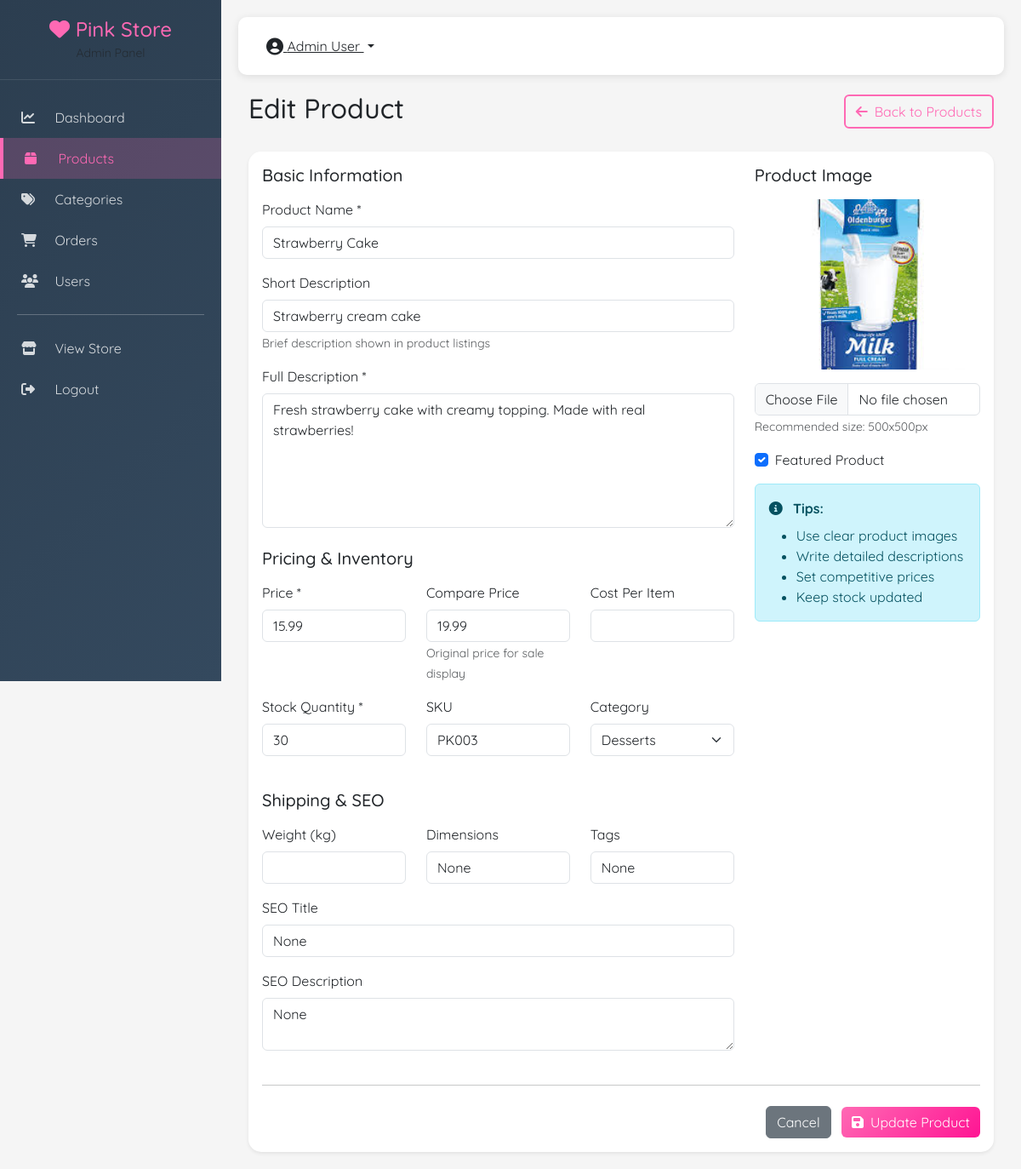
The app's page /admin/product/3/edit (signed in) with its own data.
### models.py (models this page shows)
class User(UserMixin):
    pass

class Product:
    pass

class Category:
    pass

### admin_routes.py (the view, shortened to what this page needs)
    @app.route('/admin/product/<int:product_id>/edit', methods=['GET', 'POST'])
    @login_required
    def admin_product_edit(product_id):
        if not current_user.is_admin:
            return redirect(url_for('index'))
        product = Product.query.get_or_404(product_id)
        categories = Category.query.all()
        return render_template('admin/product_form.html', categories=categories, product=product)

### templates/admin/product_form.html (shortened to what this page needs)
{% extends 'admin/base_admin.html' %}
{% block admin_content %}
<div class="container-fluid">
    <div class="d-flex justify-content-between align-items-center mb-4">
        <h2>{{ 'Edit' if product else 'Add New' }} Product</h2>
        <a href="{{ url_for('admin_products') }}" class="btn btn-outline-pink">
            <i class="fas fa-arrow-left me-2"></i>Back to Products
        </a>
    </div>
    <div class="card border-0 shadow-sm">
        <div class="card-body">
            <form method="POST" enctype="multipart/form-data">
                <div class="row">
                    <div class="col-md-8">
                        <h5 class="mb-3">Basic Information</h5>
                        <div class="mb-3">
                            <label class="form-label">Product Name *</label>
                            <input type="text" name="name" class="form-control" value="{{ product.name if product else '' }}" required>
                        </div>
                        <div class="mb-3">
                            <label class="form-label">Short Description</label>
                            <input type="text" name="short_description" class="form-control" value="{{ product.short_description if product else '' }}">
                            <small class="text-muted">Brief description shown in product listings</small>
                        </div>
                        <div class="mb-3">
                            <label class="form-label">Full Description *</label>
                            <textarea name="description" class="form-control" rows="6" required>{{ product.description if product else '' }}</textarea>
                        </div>
                        <h5 class="mb-3 mt-4">Pricing & Inventory</h5>
                        <div class="row">
                            <div class="col-md-4">
                                <div class="mb-3">
                                    <label class="form-label">Price *</label>
                                    <input type="number" step="0.01" name="price" class="form-control" value="{{ product.price if product else '' }}" required>
                                </div>
                            </div>
                            <div class="col-md-4">
                                <div class="mb-3">
                                    <label class="form-label">Compare Price</label>
                                    <input type="number" step="0.01" name="compare_price" class="form-control" value="{{ product.compare_price if product else '' }}">
                                    <small class="text-muted">Original price for sale display</small>
                                </div>
                            </div>
                            <div class="col-md-4">
                                <div class="mb-3">
                                    <label class="form-label">Cost Per Item</label>
                                    <input type="number" step="0.01" name="cost_per_item" class="form-control" value="{{ product.cost_per_item if product else '' }}">
                                </div>
                            </div>
                        </div>
                        <div class="row">
                            <div class="col-md-4">
                                <div class="mb-3">
                                    <label class="form-label">Stock Quantity *</label>
                                    <input type="number" name="stock" class="form-control" value="{{ product.stock if product else '0' }}" required>
                                </div>
                            </div>
                            <div class="col-md-4">
                                <div class="mb-3">
                                    <label class="form-label">SKU</label>
                                    <input type="text" name="sku" class="form-control" value="{{ product.sku if product else '' }}">
                                </div>
                            </div>
                            <div class="col-md-4">
                                <div class="mb-3">
                                    <label class="form-label">Category</label>
                                    <select name="category_id" class="form-select">
                                        {% for cat in categories %}
                                        <option value="{{ cat.id }}" {% if product and product.category_id == cat.id %}selected{% endif %}>
                                            {{ cat.name }}
                                        </option>
                                        {% endfor %}
                                    </select>
                                </div>
                            </div>
                        </div>
                        <h5 class="mb-3 mt-4">Shipping & SEO</h5>
                        <div class="row">
                            <div class="col-md-4">
                                <div class="mb-3">
                                    <label class="form-label">Weight (kg)</label>
                                    <input type="number" step="0.01" name="weight" class="form-control" value="{{ product.weight if product else '' }}">
                                </div>
                            </div>
                            <div class="col-md-4">
                                <div class="mb-3">
                                    <label class="form-label">Dimensions</label>
                                    <input type="text" name="dimensions" class="form-control" placeholder="L x W x H" value="{{ product.dimensions if product else '' }}">
                                </div>
                            </div>
                            <div class="col-md-4">
                                <div class="mb-3">
                                    <label class="form-label">Tags</label>
                                    <input type="text" name="tags" class="form-control" placeholder="comma,separated,tags" value="{{ product.tags if product else '' }}">
                                </div>
                            </div>
                        </div>
                        <div class="mb-3">
                            <label class="form-label">SEO Title</label>
                            <input type="text" name="seo_title" class="form-control" value="{{ product.seo_title if product else '' }}">
                        </div>
                        <div class="mb-3">
                            <label class="form-label">SEO Description</label>
                            <textarea name="seo_description" class="form-control" rows="2">{{ product.seo_description if product else '' }}</textarea>
                        </div>
                    </div>
                    <div class="col-md-4">
                        <h5 class="mb-3">Product Image</h5>
                        <div class="mb-3">
                            {% if product and product.image %}
                            <img src="{{ product.image_url }}" class="img-fluid rounded mb-3" style="max-height: 200px; width: 100%; object-fit: cover;">
                            {% endif %}
                            <input type="file" name="image" class="form-control" accept="image/*">
                            <small class="text-muted">Recommended size: 500x500px</small>
                        </div>
                        <div class="mb-3">
                            <div class="form-check">
                                <input type="checkbox" name="is_featured" class="form-check-input" id="is_featured" {% if product and product.is_featured %}checked{% endif %}>
                                <label class="form-check-label" for="is_featured">Featured Product</label>
                            </div>
                        </div>
                        <div class="alert alert-info mt-3">
                            <i class="fas fa-info-circle me-2"></i>
                            <strong>Tips:</strong>
                            <ul class="mb-0 mt-2">
                                <li>Use clear product images</li>
                                <li>Write detailed descriptions</li>
                                <li>Set competitive prices</li>
                                <li>Keep stock updated</li>
                            </ul>
                        </div>
                    </div>
                </div>
                <hr class="my-4">
                <div class="text-end">
                    <a href="{{ url_for('admin_products') }}" class="btn btn-secondary me-2">Cancel</a>
                    <button type="submit" class="btn btn-pink">
                        <i class="fas fa-save me-2"></i>{{ 'Update' if product else 'Create' }} Product
                    </button>
                </div>
            </form>
        </div>
    </div>
</div>
{% endblock %}

### templates/admin/base_admin.html (shortened to what this page needs)
<!DOCTYPE html>
<html lang="en">
<head>
    <link href="https://cdn.jsdelivr.net/npm/bootstrap@5.3.0/dist/css/bootstrap.min.css" rel="stylesheet">
    <link rel="stylesheet" href="https://cdnjs.cloudflare.com/ajax/libs/font-awesome/6.4.0/css/all.min.css">
</head>
<body>
    <div class="admin-sidebar" id="sidebar">
        <div class="sidebar-header">
            <h4><i class="fas fa-heart"></i> Pink Store</h4>
            <small class="text-muted">Admin Panel</small>
        </div>
        <div class="sidebar-menu">
            <a href="{{ url_for('admin_dashboard') }}" class="menu-item {% if request.endpoint == 'admin_dashboard' %}active{% endif %}">
                <i class="fas fa-chart-line"></i> Dashboard
            </a>
            <a href="{{ url_for('admin_products') }}" class="menu-item {% if request.endpoint in ['admin_products', 'admin_product_create', 'admin_product_edit'] %}active{% endif %}">
                <i class="fas fa-box"></i> Products
            </a>
            <a href="{{ url_for('admin_categories') }}" class="menu-item {% if request.endpoint in ['admin_categories'] %}active{% endif %}">
                <i class="fas fa-tags"></i> Categories
            </a>
            <a href="{{ url_for('admin_orders') }}" class="menu-item {% if request.endpoint in ['admin_orders', 'admin_order_detail'] %}active{% endif %}">
                <i class="fas fa-shopping-cart"></i> Orders
            </a>
            <a href="{{ url_for('admin_users') }}" class="menu-item {% if request.endpoint == 'admin_users' %}active{% endif %}">
                <i class="fas fa-users"></i> Users
            </a>
            <hr style="margin: 15px 20px; background: rgba(255,255,255,0.1);">
            <a href="{{ url_for('index') }}" class="menu-item">
                <i class="fas fa-store"></i> View Store
            </a>
            <a href="{{ url_for('admin_logout') }}" class="menu-item">
                <i class="fas fa-sign-out-alt"></i> Logout
            </a>
        </div>
    </div>
    <div class="admin-content">
        <div class="admin-navbar d-flex justify-content-between align-items-center">
            <div class="d-flex align-items-center">
                <div class="dropdown">
                    <button class="btn btn-link text-dark dropdown-toggle" data-bs-toggle="dropdown">
                        <i class="fas fa-user-circle fa-lg"></i> {{ current_user.full_name }}
                    </button>
                </div>
            </div>
        </div>
        {% block admin_content %}{% endblock %}
    </div>
</body>
</html>

### templates/admin/base_admin.html (style rules this page uses)
:root { --primary-pink: #ff69b4; --dark-pink: #ff1493; --light-pink: #ffb6c1; --soft-pink: #fff0f5; }
* { margin: 0; padding: 0; box-sizing: border-box; }
body { font-family: 'Quicksand', sans-serif; background: #f5f5f5; }
.admin-sidebar { background: linear-gradient(135deg, #2c3e50, #34495e); min-height: 100vh; color: white; position: fixed; left: 0; top: 0; width: 260px; transition: all 0.3s ease; }
.sidebar-header { padding: 20px; text-align: center; border-bottom: 1px solid rgba(255,255,255,0.1); }
.sidebar-header h4 { margin: 0; color: var(--primary-pink); }
.sidebar-menu { padding: 20px 0; }
.sidebar-menu .menu-item { padding: 12px 25px; color: rgba(255,255,255,0.8); display: block; transition: all 0.3s ease; text-decoration: none; }
.sidebar-menu .menu-item:hover, .sidebar-menu .menu-item.active { background: rgba(255,105,180,0.2); color: var(--primary-pink); border-left: 4px solid var(--primary-pink); }
.sidebar-menu .menu-item i { width: 25px; margin-right: 10px; }
.admin-content { margin-left: 260px; padding: 20px; min-height: 100vh; }
.admin-navbar { background: white; box-shadow: 0 2px 10px rgba(0,0,0,0.1); padding: 15px 20px; margin-bottom: 20px; border-radius: 10px; }
.btn-pink { background: linear-gradient(135deg, var(--primary-pink), var(--dark-pink)); color: white; border: none; }
.btn-outline-pink { border: 2px solid var(--primary-pink); color: var(--primary-pink); }
.card { border: none; border-radius: 15px; }

### records on screen
User: full_name "Admin User"
Product: name "Strawberry Cake", short_description "Strawberry cream cake", description "Fresh strawberry cake with creamy topping. Made with real strawberries!", price "15.99", compare_price "19.99", stock "30", sku "PK003", category_id "Desserts", dimensions "None", tags "None", seo_title "None", seo_description "None", image_url (picture), is_featured "☑"

### other values on screen
{{ 'Edit' if product else 'Add New' }} "Edit"
{{ 'Update' if product else 'Create' }} "Update"
